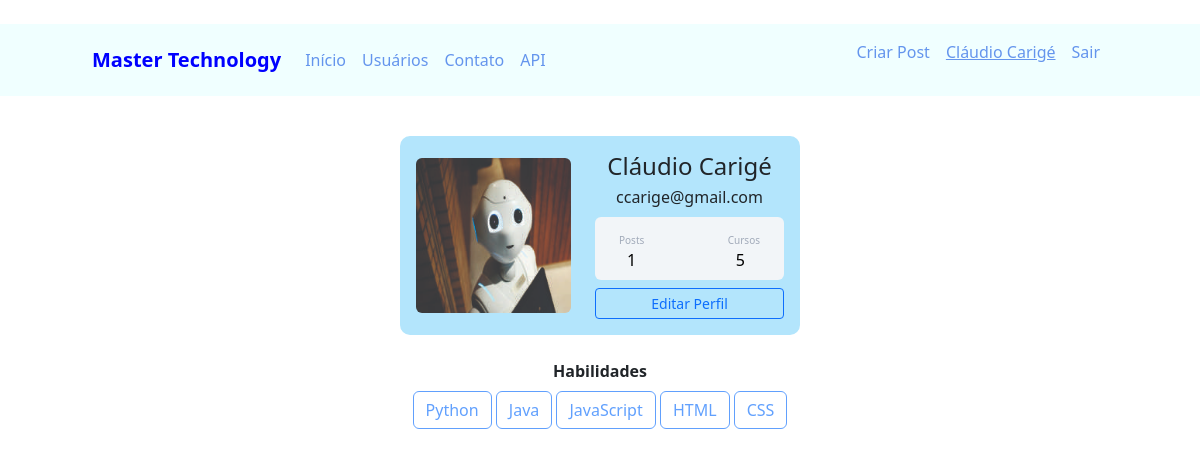
The app's page /perfil (signed in) with its own data.
### mastertechnology/models.py (models this page shows)
class Usuarios(db.Model, UserMixin):
    id = db.Column(db.Integer, primary_key=True)
    username = db.Column(db.String, unique=True, nullable=False)
    email = db.Column(db.String, unique=True, nullable=False)
    senha = db.Column(db.String, nullable=False)
    foto_perfil = db.Column(db.String, default='default.jpg')
    postagens = db.relationship('Postagens', backref='autor', lazy=True)
    linguagem = db.Column(db.String, nullable=False, default="Não informado")
    def contagem_post(self):
        return len(self.postagens)

### mastertechnology/links.py (the view)
@app.route('/perfil')
@login_required
def perfil():
    foto_perfil = url_for('static', filename='fotos_perfil/{}'.format(current_user.foto_perfil))
    return render_template('perfil.html', foto_perfil=foto_perfil)

### mastertechnology/models.py (called while the page is built)
@login_usuario.user_loader
def load_usuario(id_usuario):
    return Usuarios.query.get(int(id_usuario))

### mastertechnology/templates/perfil.html (shortened to what this page needs)
{% extends 'base.html' %}
{% block body %}
        <div class="container mt-3 d-flex justify-content-center">
            <div class="card p-3">
                <div class="d-flex align-items-center">
                    <div class="image pe-4">
                        <img src="{{ foto_perfil }}" class="rounded" width="155">
                    </div>
                    <div class="ml-3 w-100">
                       <center> <h4 class="mb-1 mt-0">{{current_user.username}}</h4>
                       <span>{{ current_user.email}}</span></center>
                       <div class="p-2 mt-2 bg-primary d-flex justify-content-between rounded text-white stats">
                          <div class="d-flex flex-column">
                              <span class="articles ps-3 mt-2">Posts</span>
                              <span class="number1 ps-4">{{ current_user.contagem_post()}}</span>
                          </div>
                          {% if 'Não informado' in current_user.linguagem %}
                            <div class="d-flex flex-column">
                                <span class="rating pe-3 mt-2">Cursos</span>
                                <span class="number3 ps-2">0</span>
                            </div>
                          {% else %}
                            <div class="d-flex flex-column">
                                <span class="rating pe-3 mt-2">Cursos</span>
                                <span class="number3 ps-2">{{ current_user.linguagem.count(';') + 1 }}</span>
                            </div>
                          {% endif %}
                       </div>
                       <div class="button mt-2 d-flex flex-row align-items-center">
                          <a class="w-100 ml-2" href="{{ url_for('editar_perfil') }}">
                            <button class="btn btn-sm btn-outline-primary w-100 ml-2">Editar Perfil</button>
                          </a>
                       </div>
                    </div>
                </div>
            </div>
         </div>
            <div class="row justify-content-center">
                <div class="col col-4" style="text-align: center">
                    <br><strong>Habilidades</strong><br>
                    {% if 'Não informado' not in current_user.linguagem %}
                        {% for curso in current_user.linguagem.split(';') %}
                            <button type="button" class="btn btn-outline-primary mt-2" disabled>{{curso}}</button>
                        {% endfor %}
                    {% else %}
                        <button type="button" class="btn btn-success mt-2" disabled><strong>Nenhuma</strong></button>
                    {% endif %}
                </div>
            </div>
{% endblock %}

### mastertechnology/templates/navbar.html (shortened to what this page needs)
<nav class="navbar navbar-expand-lg   cabecalho menu__lista">
  <div class="container-fluid container ">
    <a class="navbar-brand" href="{{ url_for('home') }}"><strong style="color:blue">Master Technology</strong> </a>
    <div class="collapse navbar-collapse" id="navbarSupportedContent">
      <ul class="navbar-nav me-auto mb-2 mb-lg-0">
        <li class="nav-item">
          <a class="nav-link" href="{{ url_for('home') }}" style="color: cornflowerblue">Início</a>
        </li>
        <li class="nav-item">
          <a class="nav-link" href="{{ url_for('usuarios') }}" style="color: cornflowerblue">Usuários</a>
        </li>
        <li class="nav-item">
          <a class="nav-link" href="{{ url_for('contato') }}" style="color: cornflowerblue">Contato</a>
        </li>
        <li class="nav-item">
          <a class="nav-link" href="{{ url_for('consulta') }}" style="color: cornflowerblue">API</a>
        </li>
      </ul>
      <ul class = "d_flex navbar-nav ">
         {% if current_user.is_authenticated%}
            <li class="nav-item">
              <a class="nav-link" href="{{ url_for('criar_post') }}" style="color: cornflowerblue">Criar Post</a>
            </li>
            <li class="nav-item">
                {% if current_user.is_authenticated %}
                   <a class="nav-link" href="{{ url_for('perfil') }}" style="color: cornflowerblue">
                       <p title="Editar perfil"><u>{{"{}".format(current_user.username)}}</u></p>
                   </a>
                {% endif %}
            </li>
            <li class="nav-item">
              <a class="nav-link small" href="{{ url_for('sair') }}" style="color: cornflowerblue">Sair</a>
            </li>
         {% endif %}
      </ul>
    </div>
  </div>
</nav>

### mastertechnology/static/css/main.css (style rules this page uses)
.card { width: 400px; border: none; border-radius: 10px; background-color: #B3E5FC; }
.stats { background: #f2f5f8 !important; color: #000 !important; }
.articles { font-size:10px; color: #a1aab9; }
.number1 { font-weight:500; }
.rating { font-size:10px; color: #a1aab9; }
.number3 { font-weight:500; }
.cabecalho { align-items: center; background: azure; display: inline-block; justify-content: space-between; padding-left: 5rem; padding-right: 5rem; position: fixed; z-index: 5; width: 100%; }
.menu__lista { display: flex; margin-right: 4rem; }

### records on screen
Usuarios: username "Cláudio Carigé", email "ccarige@gmail.com", linguagem "5"

### other values on screen
{{ current_user.contagem_post() }} "1"
{{ curso }} "Python" "Java" "JavaScript" "HTML" "CSS"
